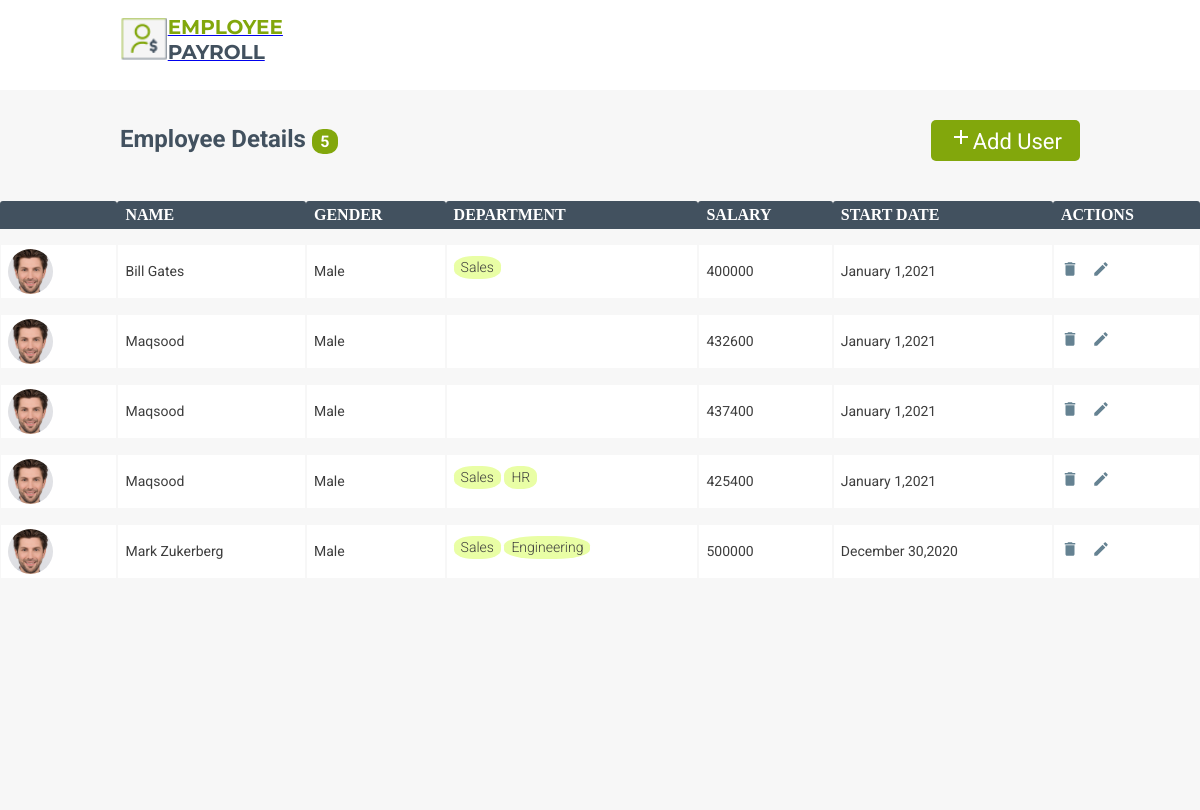
The app's page /employees/, older data.
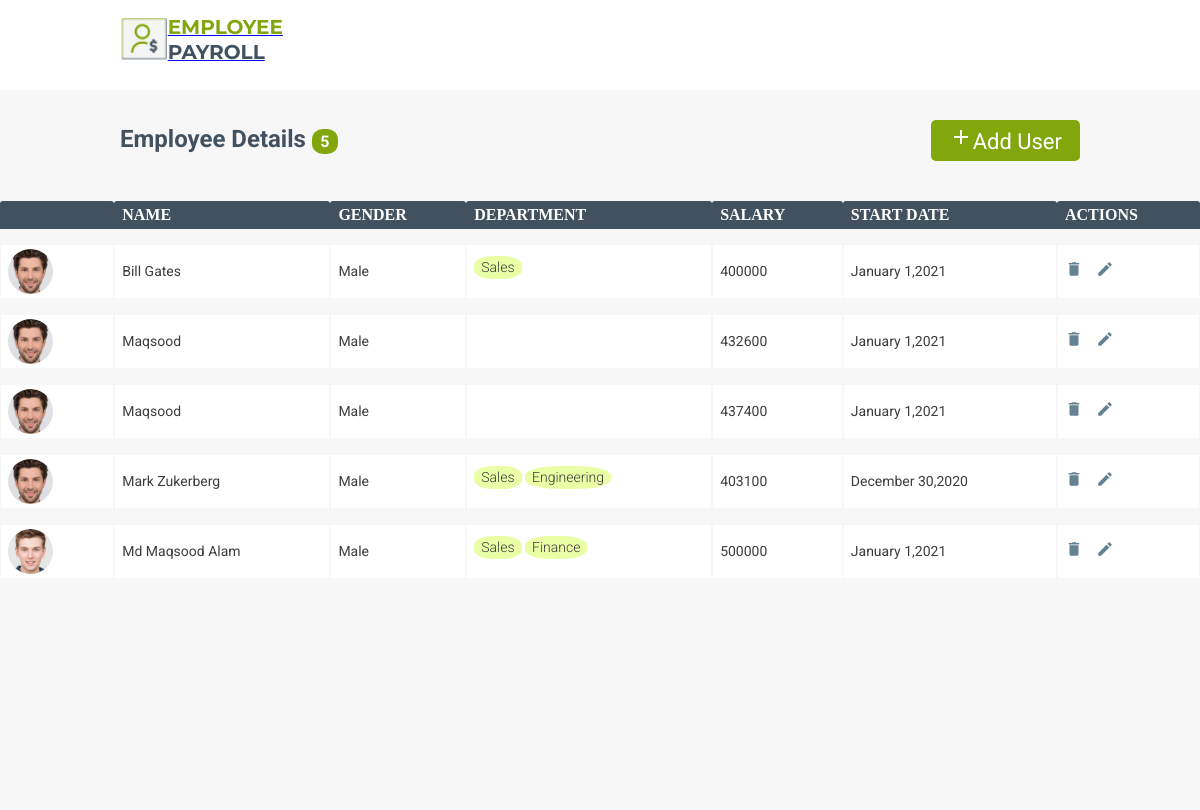
The same page, newer data.
### employees/models.py (models this page shows, shortened)
class Employee(models.Model):
    name=models.CharField(max_length=50)
    profile_pic=models.CharField(max_length=200)
    gender=models.CharField(max_length=6)
    departments=models.ManyToManyField(Department)
    salary=models.IntegerField()
    start_date=models.DateField()
    note=models.TextField()
    class Meta:
        ordering=['name']

class Department(models.Model):
    department_name=models.CharField(max_length=100)
    def __str__(self):
        return self.department_name

### employees/views.py (the view)
# urls.py: path('',employeesList),
def employeesList(request):
    employees=Employee.objects.all()
    return render(request,'Employees_List.html',{'employees':employees})

### employees/templates/Employees_List.html (shortened to what this page needs)
<!DOCTYPE html>
<html lang="en">
{% load static %}
<head>
    <link rel="stylesheet" href="{% static 'css/Employees_List.css' %}">
</head>
<body>
    <header class="header-content header">
        <a href="/employees/">
            <div class="logo-content">
                <img src="{% static 'assets/images/logo.png' %}" alt="" style="width:50.24px;height:46.57px;">
                <div>
                    <span class="emp-text">EMPLOYEE</span><br>
                    <span class="emp-text emp-payroll">PAYROLL</span>
                </div>
            </div>
        </a>
    </header>
    <div class="main-content">
        <div class="header-content">
            <div class="emp-detail-text">
              Employee Details <div class="emp-count">{{ employees|length }}</div>
            </div>
            <a href="/employees/add/" class="add-button">
                <img src="{% static 'assets/icons/add-24px.svg' %}" alt="">Add User</a>
        </div>
        <table id="table-display" class="table">
            <tr><th></th><th>Name</th><th>Gender</th><th>Department</th><th>Salary</th><th>Start Date</th><th>Actions</th></tr>
            {% for employee in employees %}
            <tr>
                <td>
                    <img class="profile" alt="Profile Pic" src="{% static employee.profile_pic %}">
                </td>
                <td>{{ employee.name }}</td>
                <td>{{ employee.gender }}</td>
                <td>
                    {% for department in employee.departments.all %}
                    <div class='dept-label'>{{ department }}</div>
                    {% endfor %}
                </td>
                <td>{{ employee.salary }}</td>
                <td>{{ employee.start_date|date:"F j,Y" }}</td>
                <td>
                    <a href="/employees/delete/{{ employee.id }}/"><img alt="delete" src="{% static '/assets/icons/delete-black-18dp.svg' %}"></a>
                    <a href="/employees/edit/{{ employee.id }}/"><img alt="edit" src="{% static '/assets/icons/create-black-18dp.svg' %}"></a>
                </td>
            </tr>
            {% endfor %}
        </table>
    </div>
</body>
</html>

Row changes from the older to the newer data that the page shows:
changed Employee "Mark Zukerberg": salary "500000" → "403100"; moves up the list
changed Employee: loses Department (department_name "HR"); profile_pic: a different picture; name "Maqsood" → "Md Maqsood Alam"; salary "425400" → "500000"
added Department: department_name "Finance", shown under Employee "Md Maqsood Alam"
